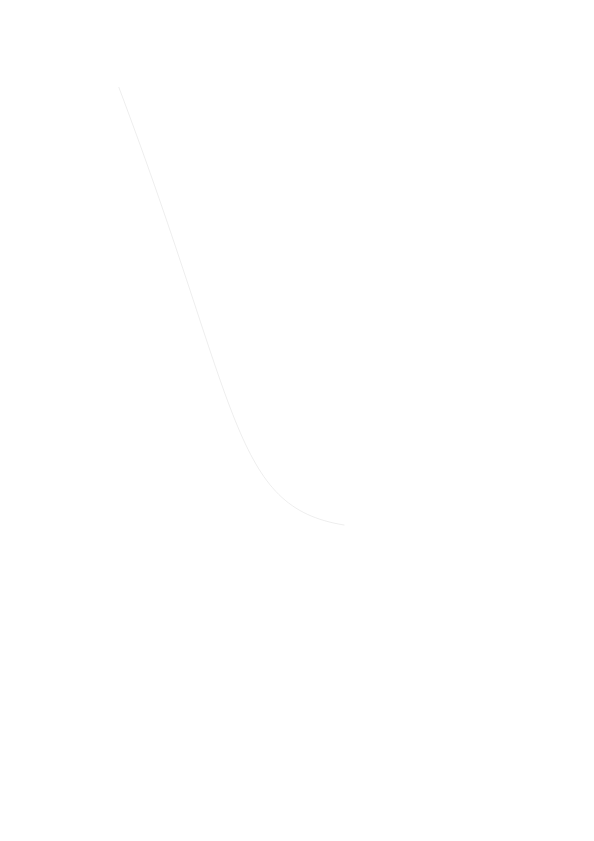
Frame 1 (no input)
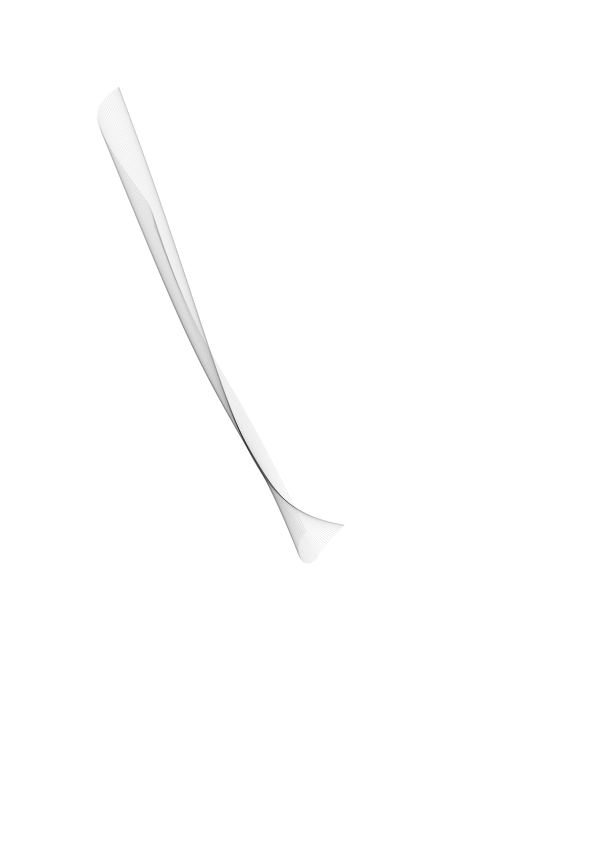
Frame 60 (no input)
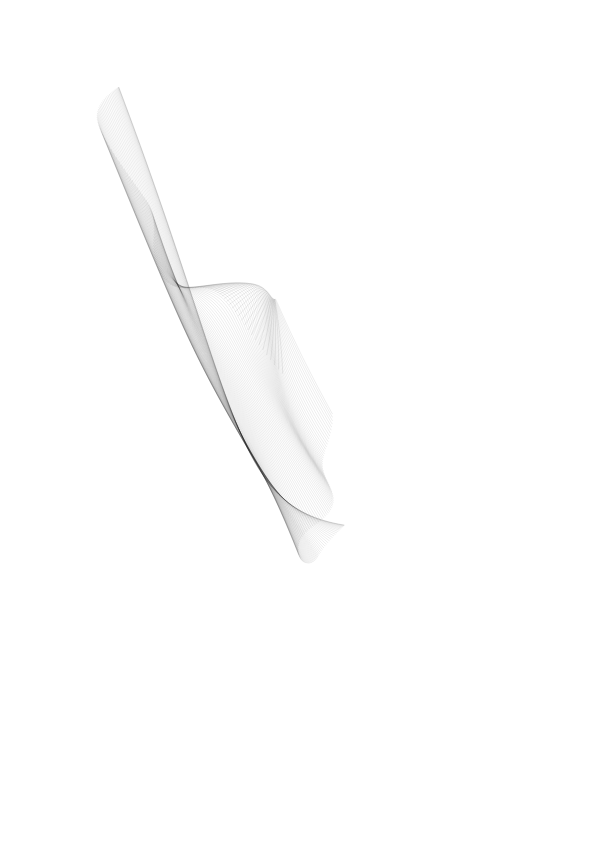
Frame 120 (the mouse pressed at the canvas centre since frame 60)

The p5.js sketch that drew these frames (run headless with seeded random() and noise() and a simulated clock; from frame 60 on, the mouse is pressed at the canvas centre):

// p5.js sketch
// ── sketch.js
var t;
var cnv;


function setup() {
var crv = createCanvas(594, 841);
  stroke(0, 18);
  noFill();
  t = 0;
}

function draw() {

  var x1 = width * noise(t + 15);
  var x2 = width * noise(t + 25);
  var x3 = width * noise(t + 35);
  var x4 = width * noise(t + 45);
  var y1 = height * noise(t + 55);
  var y2 = height * noise(t + 65);
  var y3 = height * noise(t + 75);
  var y4 = height * noise(t + 85);

  bezier(x1, y1, x2, y2, x3, y3, x4, y4);

  t += 0.005;


}
